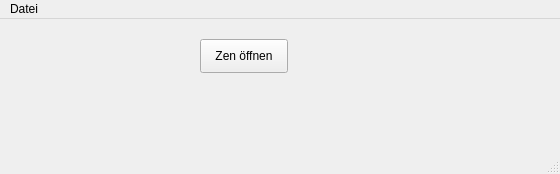
<?xml version="1.0" encoding="UTF-8"?>
<ui version="4.0">
 <class>MainWindow</class>
 <widget class="QMainWindow" name="MainWindow">
  <property name="geometry">
   <rect>
    <x>0</x>
    <y>0</y>
    <width>560</width>
    <height>174</height>
   </rect>
  </property>
  <property name="windowTitle">
   <string>MainWindow</string>
  </property>
  <widget class="QWidget" name="centralwidget">
   <widget class="QPushButton" name="openZenButton">
    <property name="geometry">
     <rect>
      <x>200</x>
      <y>20</y>
      <width>88</width>
      <height>34</height>
     </rect>
    </property>
    <property name="mouseTracking">
     <bool>false</bool>
    </property>
    <property name="toolTip">
     <string>Öffne eine Zen Datei</string>
    </property>
    <property name="text">
     <string>Zen öffnen</string>
    </property>
   </widget>
  </widget>
  <widget class="QMenuBar" name="menubar">
   <property name="geometry">
    <rect>
     <x>0</x>
     <y>0</y>
     <width>560</width>
     <height>30</height>
    </rect>
   </property>
   <widget class="QMenu" name="menuDatei">
    <property name="title">
     <string>Datei</string>
    </property>
   </widget>
   <addaction name="menuDatei"/>
  </widget>
  <widget class="QStatusBar" name="statusbar"/>
  <action name="actionZen_ffnen">
   <property name="text">
    <string>Zen öffnen</string>
   </property>
  </action>
  <action name="actionBeenden">
   <property name="text">
    <string>Beenden</string>
   </property>
  </action>
 </widget>
 <resources/>
 <connections>
  <connection>
   <sender>openZenButton</sender>
   <signal>clicked()</signal>
   <receiver>openZenButton</receiver>
   <slot>click()</slot>
   <hints>
    <hint type="sourcelabel">
     <x>77</x>
     <y>267</y>
    </hint>
    <hint type="destinationlabel">
     <x>77</x>
     <y>267</y>
    </hint>
   </hints>
  </connection>
 </connections>
</ui>
